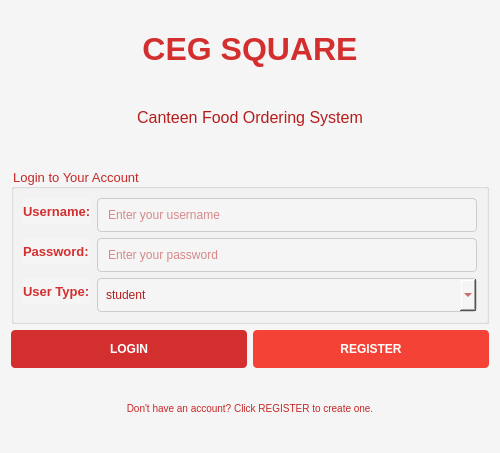
<?xml version="1.0" encoding="UTF-8"?>
<ui version="4.0">
 <class>logindialog</class>
 <widget class="QDialog" name="logindialog">
  <property name="geometry">
   <rect>
    <x>0</x>
    <y>0</y>
    <width>500</width>
    <height>453</height>
   </rect>
  </property>
  <property name="windowTitle">
   <string>CEG SQUARE - Login</string>
  </property>
  <property name="styleSheet">
   <string notr="true">background-color: #f5f5f5;</string>
  </property>
  <layout class="QVBoxLayout" name="verticalLayout">
   <item>
    <widget class="QLabel" name="titleLabel">
     <property name="font">
      <font>
       <pointsize>24</pointsize>
       <bold>true</bold>
      </font>
     </property>
     <property name="styleSheet">
      <string notr="true">color: #D32F2F; padding: 20px;</string>
     </property>
     <property name="text">
      <string>CEG SQUARE</string>
     </property>
     <property name="alignment">
      <set>Qt::AlignmentFlag::AlignCenter</set>
     </property>
    </widget>
   </item>
   <item>
    <widget class="QLabel" name="subtitleLabel">
     <property name="font">
      <font>
       <pointsize>12</pointsize>
      </font>
     </property>
     <property name="styleSheet">
      <string notr="true">color: #B71C1C; padding-bottom: 20px;</string>
     </property>
     <property name="text">
      <string>Canteen Food Ordering System</string>
     </property>
     <property name="alignment">
      <set>Qt::AlignmentFlag::AlignCenter</set>
     </property>
    </widget>
   </item>
   <item>
    <widget class="QGroupBox" name="loginGroupBox">
     <property name="font">
      <font>
       <pointsize>10</pointsize>
       <bold>false</bold>
      </font>
     </property>
     <property name="styleSheet">
      <string notr="true">color: #C62828;</string>
     </property>
     <property name="title">
      <string>Login to Your Account</string>
     </property>
     <layout class="QFormLayout" name="formLayout">
      <item row="0" column="0">
       <widget class="QLabel" name="usernameLabel">
        <property name="font">
         <font>
          <pointsize>10</pointsize>
          <bold>true</bold>
         </font>
        </property>
        <property name="styleSheet">
         <string notr="true">color: #D32F2F;</string>
        </property>
        <property name="text">
         <string>Username:</string>
        </property>
       </widget>
      </item>
      <item row="0" column="1">
       <widget class="QLineEdit" name="usernameEdit">
        <property name="styleSheet">
         <string notr="true">padding: 8px; border: 1px solid #ccc; border-radius: 4px; color: #B71C1C;</string>
        </property>
        <property name="placeholderText">
         <string>Enter your username</string>
        </property>
       </widget>
      </item>
      <item row="1" column="0">
       <widget class="QLabel" name="passwordLabel">
        <property name="font">
         <font>
          <pointsize>10</pointsize>
          <bold>true</bold>
         </font>
        </property>
        <property name="styleSheet">
         <string notr="true">color: #D32F2F;</string>
        </property>
        <property name="text">
         <string>Password:</string>
        </property>
       </widget>
      </item>
      <item row="1" column="1">
       <widget class="QLineEdit" name="passwordEdit">
        <property name="styleSheet">
         <string notr="true">padding: 8px; border: 1px solid #ccc; border-radius: 4px; color: #B71C1C;</string>
        </property>
        <property name="echoMode">
         <enum>QLineEdit::EchoMode::Password</enum>
        </property>
        <property name="placeholderText">
         <string>Enter your password</string>
        </property>
       </widget>
      </item>
      <item row="2" column="0">
       <widget class="QLabel" name="userTypeLabel">
        <property name="font">
         <font>
          <pointsize>10</pointsize>
          <bold>true</bold>
         </font>
        </property>
        <property name="styleSheet">
         <string notr="true">color: #D32F2F;</string>
        </property>
        <property name="text">
         <string>User Type:</string>
        </property>
       </widget>
      </item>
      <item row="2" column="1">
       <widget class="QComboBox" name="userTypeCombo">
        <property name="styleSheet">
         <string notr="true">padding: 8px; border: 1px solid #ccc; border-radius: 4px; color: #B71C1C;</string>
        </property>
        <item>
         <property name="text">
          <string>student</string>
         </property>
        </item>
        <item>
         <property name="text">
          <string>vendor</string>
         </property>
        </item>
       </widget>
      </item>
     </layout>
    </widget>
   </item>
   <item>
    <layout class="QHBoxLayout" name="buttonLayout">
     <item>
      <widget class="QPushButton" name="loginButton">
       <property name="styleSheet">
        <string notr="true">background-color: #D32F2F; color: white; font-weight: bold; padding: 12px 24px; border-radius: 4px; font-size: 12px;</string>
       </property>
       <property name="text">
        <string>LOGIN</string>
       </property>
      </widget>
     </item>
     <item>
      <widget class="QPushButton" name="registerButton">
       <property name="styleSheet">
        <string notr="true">background-color: #F44336; color: white; font-weight: bold; padding: 12px 24px; border-radius: 4px; font-size: 12px;</string>
       </property>
       <property name="text">
        <string>REGISTER</string>
       </property>
      </widget>
     </item>
    </layout>
   </item>
   <item>
    <widget class="QLabel" name="infoLabel">
     <property name="styleSheet">
      <string notr="true">color: #C62828; padding: 10px; font-size: 10px;</string>
     </property>
     <property name="text">
      <string>Don't have an account? Click REGISTER to create one.</string>
     </property>
     <property name="alignment">
      <set>Qt::AlignmentFlag::AlignCenter</set>
     </property>
    </widget>
   </item>
  </layout>
 </widget>
 <resources/>
 <connections/>
</ui>
